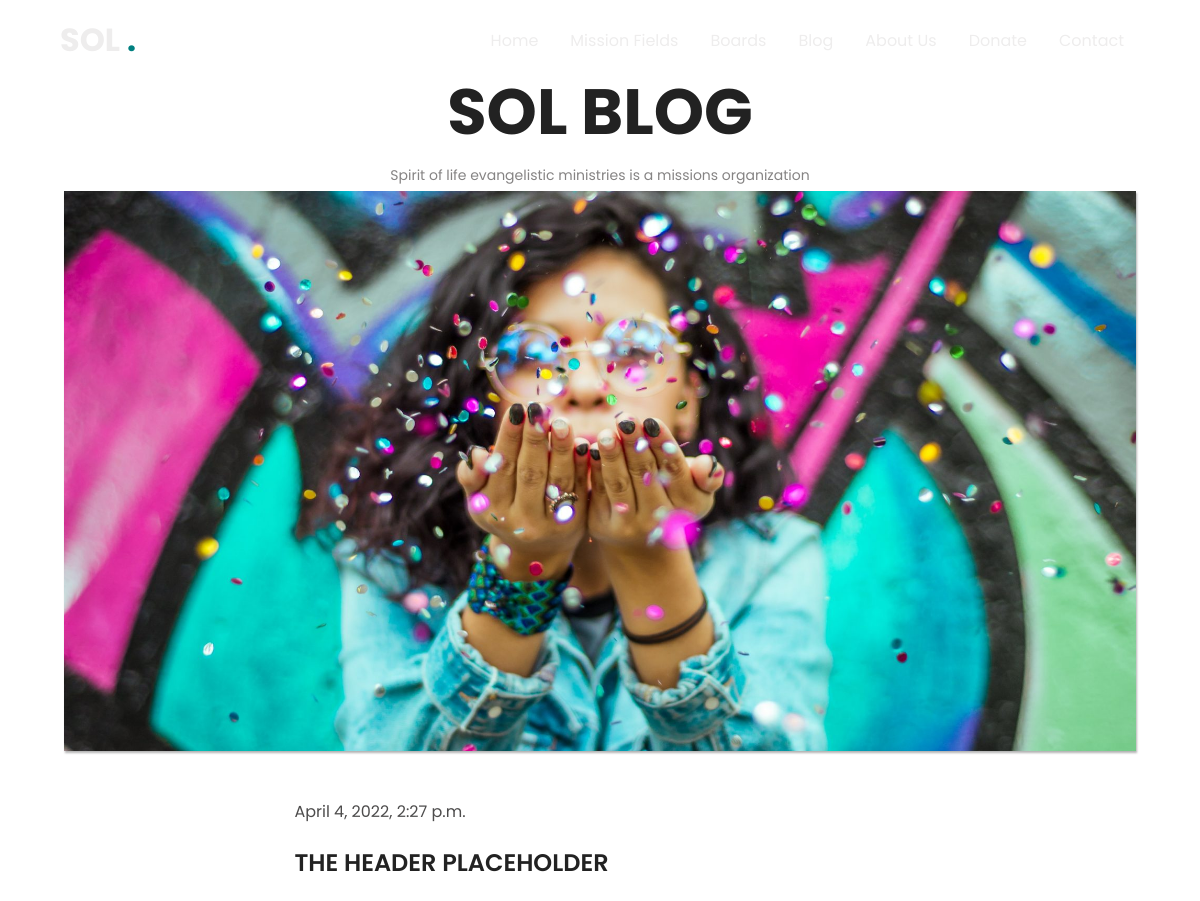
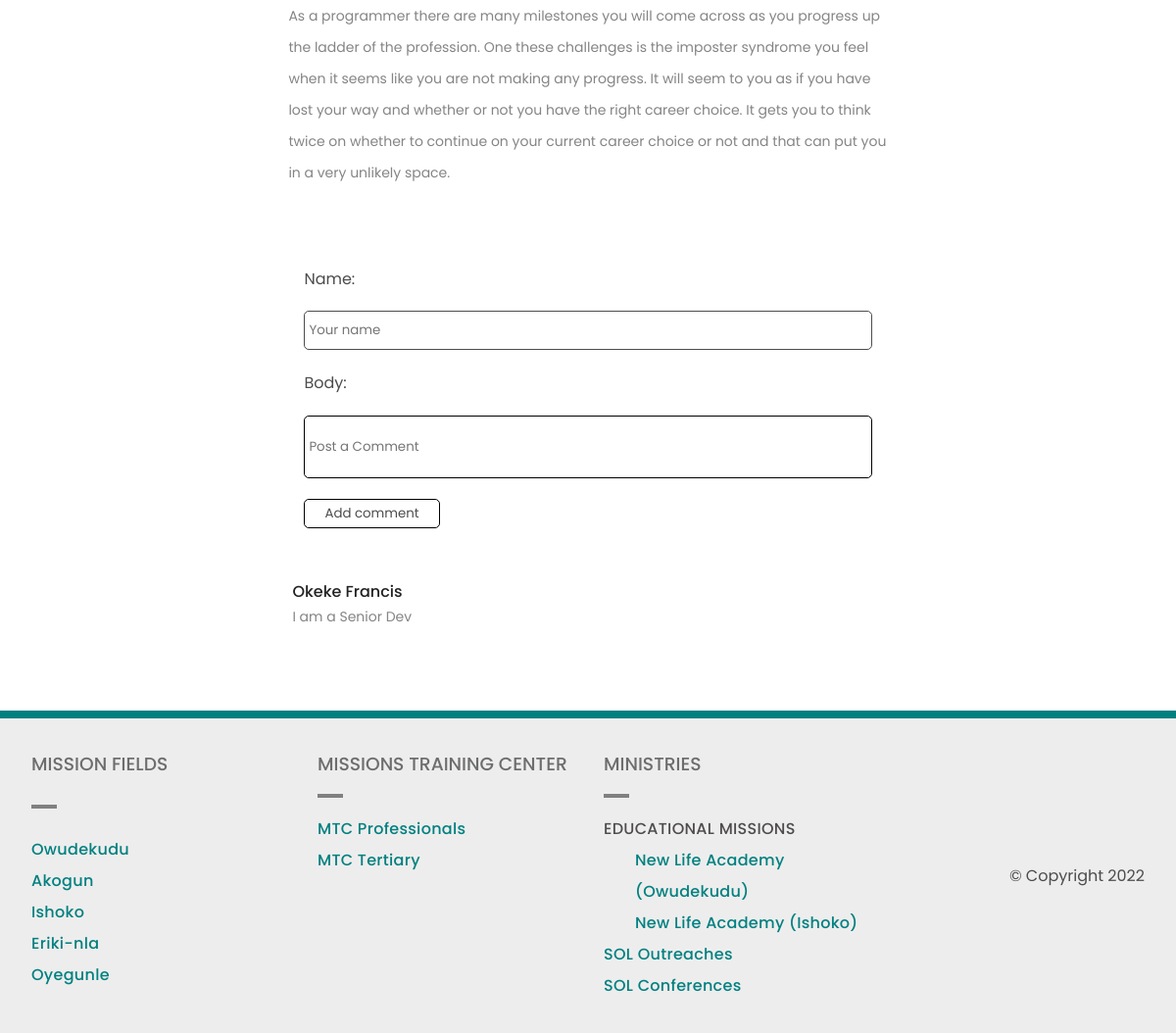
/2022/4/4/the-header-placeholder/, run on the app's committed database (2 pictures, top to bottom).
### board/models.py (models this page shows, shortened)
class Post(models.Model):
    STATUS_CHOICES = (
        ('draft', 'Draft'),
        ('published', 'Published'),
    )
    title = models.CharField(max_length=250)
    slug = models.CharField(max_length=250, unique_for_date='publish')
    author = models.ForeignKey(User, on_delete=models.CASCADE, related_name='blog_posts')
    body = RichTextField(blank=True, null=True)
    image = models.ImageField(null=True, blank = True, upload_to = "blog/")
    publish = models.DateTimeField(default=timezone.now)
    created = models.DateTimeField(auto_now_add=True)
    updated = models.DateTimeField(auto_now=True)
    status = models.CharField(max_length=10, choices=STATUS_CHOICES, default='draft')
    objects = models.Manager()
    published = PublishedManager()
    class Meta:
        ordering = ('-publish',)

class Comment(models.Model):
    post = models.ForeignKey(Post, related_name='comments', on_delete=models.CASCADE)
    name = models.CharField(max_length=200)
    body = models.TextField()
    date_added = models.DateTimeField(auto_now_add=True)
    updated = models.DateTimeField(auto_now=True)
    active = models.BooleanField(default=True)
    class Meta:
        ordering = ('date_added',)

### board/views.py (the view)
# urls.py: path('<int:year>/<int:month>/<int:day>/<slug:post>/', views.post_detail, name="blog_detail"),
def post_detail(request, year, month, day, post):
    post = get_object_or_404(Post, slug=post,
                             status='published',
                             publish__year=year,
                             publish__month=month,
                             publish__day=day)
    comments = post.comments.filter(active=True)
    new_comment = None
    if request.method == 'POST':
        comment_form = CommentForm(data=request.POST)
        if comment_form.is_valid():
            name = comment_form.cleaned_data['name']
            print(name)
            new_comment = comment_form.save(commit=False)
            new_comment.post = post
            print(new_comment.post)
            new_comment.save()
            comment_form = CommentForm()
    else:
        comment_form = CommentForm()
    context = {'post':post,
               'comments':comments,
               'new_comment':new_comment,
               'comment_form': comment_form}
    template = 'post/sol-blog_detail.html'
    return render(request, template, context)

### board/forms.py
class CommentForm(forms.ModelForm):
    name = forms.CharField(widget=forms.TextInput(attrs={'placeholder':'Your name'}))
    body = forms.CharField(widget=forms.TextInput(attrs={'placeholder':'Post a Comment'}))
    class Meta:
        model = Comment
        fields = ('name', 'body')

### board/templates/post/sol-blog_detail.html (shortened to what this page needs)
{% load static %}
<!DOCTYPE html>
<html lang="en">
  <head>
    <link rel="stylesheet" href="{% static 'css/details.css' %}">
    <link rel="stylesheet" href="{% static 'css/styles.css' %}">
    <link rel="stylesheet" href="{% static 'css/all.min.css' %}">
    <link rel="stylesheet" href="{% static 'css/mq-sol.css' %}">
  </head>
  <body>
    {% include 'header.html' %}
    <div class="blog_contents">
      <div class="container">
        <h1 class="header_title">SOL BLOG</h1>
        <p class="header_subtitle">
          Spirit of life evangelistic ministries is a missions organization
        </p>
      </div>
      <div class="blog_post_image container">
        <img src="{{ post.image.url }}" alt="" width="100%" />
      </div>
      <div class="blog_content grid">
        <span>{{ post.created }}</span>
        <div class="blog_post grid">
          <div class="blog_title">
            {{ post.title }}
          </div>
          <div class="blog_paragraph">
            {{ post.body|safe }}
          </div>
        </div>
      </div>
      <div class="comment_section">
        <form class="grid" action="." method="POST">
          {{ comment_form }}
          <input type="submit" value="Add comment" id="button">
        </form>
      </div>
      <div class="show_comments grid">
        {% for comment in comments %}
        <div class="comment_area">
          <h3> {{ comment.name }} </h3>
          <p> {{ comment.body|linebreaks }} </p>
        </div>
        {% endfor %}
      </div>
    </div>
    <footer class="foot card">
      <div class="mission-fields">
        <h3>Mission Fields</h3>
        <span></span>
        <ul>
          <li><a href="owudekudu.html">Owudekudu</a></li>
          <li><a href="akogun.html">Akogun</a></li>
          <li><a href="ishoko.html">Ishoko</a></li>
          <li><a href="eriki-nla.html">Eriki-nla</a></li>
          <li><a href="oyegunle.html">Oyegunle</a></li>
        </ul>
      </div>
      <div class="mission-training-center">
        <h3>Missions Training Center</h3>
        <span></span>
        <ul>
          <li><a href="#mtc.html">MTC Professionals</a></li>
          <li><a href="#mtc.html">MTC Tertiary</a></li>
        </ul>
      </div>
      <div class="ministries">
        <h3>Ministries</h3>
        <span></span>
        <ul>
          <li>
            <h4>Educational Missions</h4>
            <ul class="inner-list">
              <li>
                <a href="owudekudu.html#education"
                  >New Life Academy (Owudekudu)</a
                >
              </li>
              <li>
                <a href="ishoko.html#education">New Life Academy (Ishoko)</a>
              </li>
            </ul>
          </li>
          <li><a href="#outreaches">SOL Outreaches</a></li>
          <li><a href="#conferences">SOL Conferences</a></li>
        </ul>
      </div>
      <div class="copy">
        <i>&copy; Copyright {% now "Y" %} </i>
      </div>
    </footer>
  </body>
</html>

### static/css/details.css (style rules this page uses)
:root { --header-size: 64px; --medium-size: 24px; --small-size: 16px; --smaller-size: 14px; --text-color: #4d4c4c; --header-color: #222222; --weight-big: 600; --weight-medium: 500; --weight-small: 300; --weight-normal: 400; }
* { box-sizing: border-box; margin: 0; padding: 0; text-decoration: none; color: var(--text-color); font-family: "Montserrat", sans-serif; }
p { font-size: var(--smaller-size); }
.container { width: 90%; margin: 0 auto; }
.grid { display: grid; gap: 1.3rem; }
.blog_contents { min-height: 100vh; padding: 4rem; }
.blog_contents .header_title { font-size: var(--header-size); color: var(--header-color); text-align: center; }
.blog_contents .header_subtitle { text-align: center; }
.blog_contents .blog_post_image { width: 100%; min-height: 60vh; max-height: 70vh; overflow: hidden; display: flex; justify-content: center; align-items: center; box-shadow: 1px 2px 2px rgba(0, 0, 0, 0.3); }
.blog_contents .blog_content { width: 60%; margin: 2rem auto; padding: 1rem; }
.blog_contents .blog_content .blog_title { color: var(--header-color); font-size: var(--medium-size); font-weight: var(--weight-big); }
.blog_contents .blog_content .blog_paragraph { color: var(--text-color); font-size: var(--smaller-size); font-weight: var(--weight-normal); line-height: 24px; }
.blog_contents .comment_section { max-width: 60%; padding: 2rem; margin: 0 auto; }
.blog_contents .comment_section form { width: 100%; }
.blog_contents .comment_section form #id_name { height: 2.5rem; padding: 0.25rem; border: 1.2px solid var(--text-color); border-radius: 5px; outline: none; }
.blog_contents .comment_section form #id_body { height: 4rem; resize: none; border: 1.2px solid black; padding: 0.25rem; border-radius: 5px; }
.blog_contents .comment_section form #button { width: max-content; background-color: transparent; padding: 0.25rem 1.25rem; border-radius: 5px; border: 1.2px solid black; }
.blog_contents .show_comments { width: 60%; max-height: 50vh; overflow: auto; margin: 0 auto; padding: 1.25rem; }
.blog_contents .show_comments .comment_area { width: 100%; display: grid; gap: 0.025rem; }
.blog_contents .show_comments .comment_area h3 { color: var(--header-color); font-size: var(--small-size); font-weight: var(--weight-medium); }
.blog_contents .show_comments .comment_area p { font-weight: var(--weight-normal); line-height: 24px; }

### static/css/styles.css (style rules this page uses)
:root { --teal: teal; --white: #fff; --light: #eeeded; --font-weight-light: 100; --font-weight-medium: 500; --font-weight-heavy: 600; --font-fam-1: "Poppins"; --font-fam-2: "lato"; --font-fam-3: "Montserrat"; }
* { font-family: var(--font-fam-1); padding: 0; margin: 0; box-sizing: border-box; transition-duration: 0.4s; scroll-behavior: smooth; }
body { overflow-x: hidden; }
.container { width: 90%; margin: 0 auto; }
.content h5, p { color: rgb(134, 132, 132); line-height: 2rem; }
.foot { width: 100%; padding: 2rem; display: grid; grid-template-columns: repeat(4, 1fr); background: var(--light); gap: 2rem; border-top: 8px solid teal; }
.foot a { color: teal; text-decoration: none; font-weight: 500; }
.foot h3 { color: rgb(108, 109, 109); text-transform: uppercase; font-weight: 500; margin-bottom: 1rem; }
.foot span { width: 10%; height: 1px; border-bottom: 4px solid grey; margin-bottom: 1rem; }
.foot ul { list-style-type: none; letter-spacing: 0.3px; line-height: 2rem; }
.mission-fields, .ministries { display: grid; grid-template-columns: 1fr; }
.mission-training-center { display: flex; flex-flow: column; }
.ministries .inner-list { padding-left: 2rem; }
.ministries h4 { font-weight: 500; color: rgb(78, 76, 76); text-transform: uppercase; }
.copy { display: flex; flex-flow: column; align-items: flex-end; justify-content: center; }
.copy i { font-style: normal; }

### static/css/about.css (style rules this page uses)
:root { --animation-left: animate-from-left ease-in 0.8s; --animation-bottom: animate-from-bottom ease-in 0.8s; --animation-top: animate-from-top ease-in 0.8s; --animation-right: animate-from-right ease-in 0.8s; }
* { padding: 0; margin: 0; box-sizing: border-box; }

### data on the page
Post: image (picture), created "April 4, 2022, 2:27 p.m.", title "THE HEADER PLACEHOLDER", body "As a programmer there are many milestones you will come across as you progress up the ladder of the profession. One these challenges is the imposter syndrome you feel when it seems like you are not making any progress. It will seem to you as if you have lost your way and whether or not you have the right career choice. It gets you to think twice on whether to continue on your current career choice or not and that can put you in a very unlikely space."
Comment: name "Okeke Francis", body "I am a Senior Dev"
